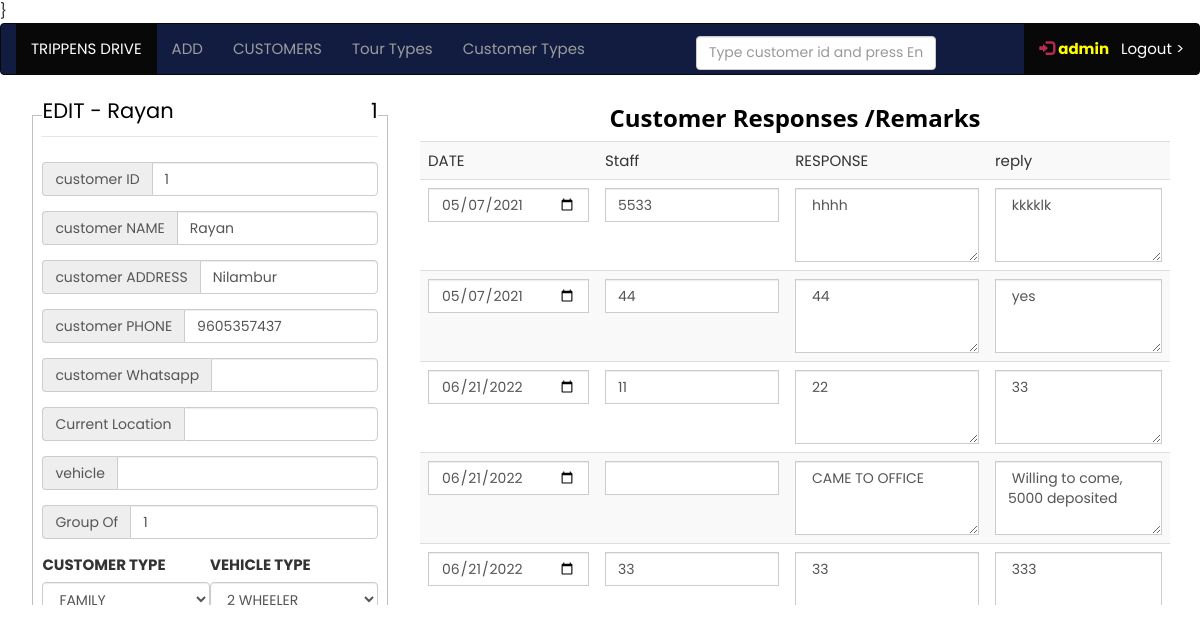
The page /edit/customer_edit.php?customer_id=1 (signed in) on the database its author committed.
### tables this page shows
CREATE TABLE `customers` (
  `customer_id` int(2) NOT NULL,
  `customer_name` varchar(250) DEFAULT NULL,
  `customer_address` varchar(250) DEFAULT NULL,
  `customer_phone` varchar(250) DEFAULT NULL,
  `customer_whatsapp` varchar(250) DEFAULT NULL,
  `customer_location` varchar(500) DEFAULT NULL,
  `customer_vehicle` varchar(250) DEFAULT NULL,
  `customer_count` int(2) DEFAULT NULL,
  `vehicle_type` varchar(250) DEFAULT NULL,
  `customer_type` varchar(1) DEFAULT NULL,
  `customer_category_id` int(11) DEFAULT NULL,
  `tour_id` int(11) DEFAULT NULL
);

CREATE TABLE `response` (
  `id` int(11) NOT NULL,
  `customer_id` int(11) NOT NULL,
  `date` date NOT NULL,
  `response` text NOT NULL,
  `reply` text NOT NULL,
  `staff` varchar(250) NOT NULL
);

### edit/customer_edit.php (the view, shortened to what this page needs)
<?php include "../connect.php";
include("../main/navbar.php");
$customer_id=$_GET['customer_id'];
$query=mysqli_query($conn,"SELECT   customers.customer_id  ,  customers.customer_name  ,   customers.customer_address  ,   customers.customer_phone  ,   customers.customer_whatsapp  ,   customers.customer_location  ,   customers.customer_vehicle  ,   customers.customer_count  ,   customers.vehicle_type  ,   customers.customer_type  ,   customers.customer_category_id  ,tour_type.tour_type,customer_category.customer_category,   customers.tour_id   FROM   customers  LEFT JOIN tour_type
                  ON customers.tour_id = tour_type.tour_id
                   LEFT JOIN customer_category
                  ON customers.customer_category_id = customer_category.customer_category_id where customer_id='$customer_id'");
$fetch=mysqli_fetch_array($query);
$customer_id=$fetch['customer_id'];
$customer_name=$fetch['customer_name'];
$customer_address=$fetch['customer_address'];
$customer_phone=$fetch['customer_phone'];
$customer_whatsapp=$fetch['customer_whatsapp'];
$customer_location=$fetch['customer_location'];
$customer_vehicle=$fetch['customer_vehicle'];
$customer_count=$fetch['customer_count'];
$vehicle_type=$fetch['vehicle_type'];
?>
<!DOCTYPE html>
<html>
<head>
</head>
<body>
<div class="col-md-12">
<div class="col-md-4"><form class="form-group">
<fieldset>
<legend>EDIT -  <?php echo $customer_name?>    <p style="float: right;">  <?php echo $customer_id ?> </p> </legend>
<div class="form-group">
 <div class="input-group">
    <span class="input-group-addon">customer ID </span>
    <input id="customer_id" type="text" class="form-control" name="customer_id" value="<?php echo $customer_id?>" >
  </div></div>
<div class="form-group">
 <div class="input-group">
    <span class="input-group-addon">customer NAME</span>
    <input id="customer_name" type="text" class="form-control" name="customer_name" value="<?php echo $customer_name?>" >
  </div></div>
<div class="form-group">
 <div class="input-group">
    <span class="input-group-addon">customer ADDRESS</span>
    <input id="customer_address" type="text" class="form-control" name="customer_address" value="<?php echo $customer_address?>" >
  </div></div>
  <div class="form-group">
 <div class="input-group">
    <span class="input-group-addon">customer PHONE</span>
    <input id="customer_phone" type="number" class="form-control" name="customer_phone" value="<?php echo $customer_phone?>" >
  </div></div>
  <div class="form-group">
 <div class="input-group">
    <span class="input-group-addon">customer Whatsapp</span>
    <input id="customer_whatsapp" type="text" class="form-control" name="customer_whatsapp" value="<?php echo $customer_whatsapp?>" >
  </div></div>
    <div class="form-group">
 <div class="input-group">
    <span class="input-group-addon">Current Location </span>
    <input id="customer_location" type="text" class="form-control" name="customer_location" value="<?php echo $customer_location?>" >
  </div></div>
 <div class="form-group">
 <div class="input-group">
    <span class="input-group-addon">vehicle </span>
    <input id="customer_vehicle" type="text" class="form-control" name="customer_vehicle" value="<?php echo $customer_vehicle?>" >
  </div></div>
   <div class="form-group">
 <div class="input-group">
    <span class="input-group-addon">Group Of</span>
    <input id="customer_count" type="number" class="form-control" name="customer_count" value="<?php echo $customer_count?>" >
  </div></div>
  <div class="w3-half">
   <label>CUSTOMER TYPE  </label>
     <select class="form-control" id="customer_type">
                  <option value=1 <?php if ($vehicle_type==1){echo "selected";} ?> >FAMILY </option>
                </select>
  </div>
 <div class="w3-half">
   <label>VEHICLE TYPE  </label>
     <select class="form-control" id="vehicle_type">
                  <option value=1 <?php if ($vehicle_type==1){echo "selected";} ?> >2 WHEELER </option>
                </select>
  </div>
</fieldset>
</form> </div>
<div class="col-md-8">
      <h3 style="text-align: center;"><b>Customer Responses /Remarks </b></h3>
       <table id="response_table" class="table-striped table" >
          <tr>
  <td>DATE</td>
  <td>Staff</td>
  <td>RESPONSE</td>
  <td>reply</td>
</tr>
 <?php
             $sql="SELECT * FROM `response` WHERE customer_id='$customer_id' order by id desc";
               $query2=mysqli_query($conn,$sql);
                 $sleno=1;
                while ($fetch2=mysqli_fetch_array($query2))
                 {
                 $date=$fetch2['date'];
                 $response=$fetch2['response'];
                 $reply=$fetch2['reply'];
                 $staff=$fetch2['staff'];
             ?>
           <tr>
 <td>
    <div class="input-group">
    <input id="response_date" type="date" class="form-control" name="response_date" value="<?php echo $date ?>"  >
  </div>
  </td>
<td>
   <div class="input-group">
     <input id="staff" type="text" class="form-control"   name="staff"  value="<?php echo $staff?>">
  </div>
</td>
     <td>
 <div class="input-group">
         <textarea id="response" name="response"  class="form-control" rows="3" cols="20"> <?php echo $response?></textarea>
  </div>
  </td>
     <td>
 <div class="input-group">
   <textarea id="reply" name="reply"  class="form-control" rows="3" cols="20"> <?php echo $reply?></textarea>
  </div>
  </td>
</tr>
 <?php $sleno++;}?>
   </table>
</div>
</div>
</body>
</html>

### css/w3.css (style rules this page uses)
html { box-sizing:border-box }
*,*:before,*:after { box-sizing:inherit }
html { -ms-text-size-adjust:100%;-webkit-text-size-adjust:100% }
body { margin:0 }
b,strong { font-weight:bolder }
button,input,select,textarea,optgroup { font:inherit;margin:0 }
button,input { overflow:visible }
button,select { text-transform:none }
fieldset { border:1px solid #c0c0c0;margin:0 2px;padding:.35em .625em .75em }
legend { color:inherit;display:table;max-width:100%;padding:0;white-space:normal }
textarea { overflow:auto }
html,body { font-family:Verdana,sans-serif;font-size:15px;line-height:1.5 }
html { overflow-x:hidden }
h3 { font-size:24px }
h1,h2,h3,h4,h5,h6 { font-family:"Segoe UI",Arial,sans-serif;font-weight:400;margin:10px 0 }
.w3-col,.w3-half,.w3-third,.w3-twothird,.w3-threequarter,.w3-quarter { float:left;width:100% }
@media (min-width:601px) { .w3-col.m6,.w3-half { width:49.99999% } }

### main/navbar.php (style rules this page uses)
body { margin:0; }

### rows shown on the page
customers: customer_name "Rayan", customer_id "1", customer_address "Nilambur", customer_phone "9605357437", customer_count "1", vehicle_type "FAMILY", vehicle_type "2 WHEELER"
response: response_date "05/07/2021", staff "5533", response "hhhh", reply "kkkklk"
response: response_date "05/07/2021", staff "44", response "44", reply "yes"
response: response_date "06/21/2022", staff "11", response "22", reply "33"
response: response_date "06/21/2022", response "CAME TO OFFICE", reply "Willing to come, 5000 deposited"
response: response_date "06/21/2022", staff "33", response "33", reply "333"

### other values the page prints
$user_name "admin"
